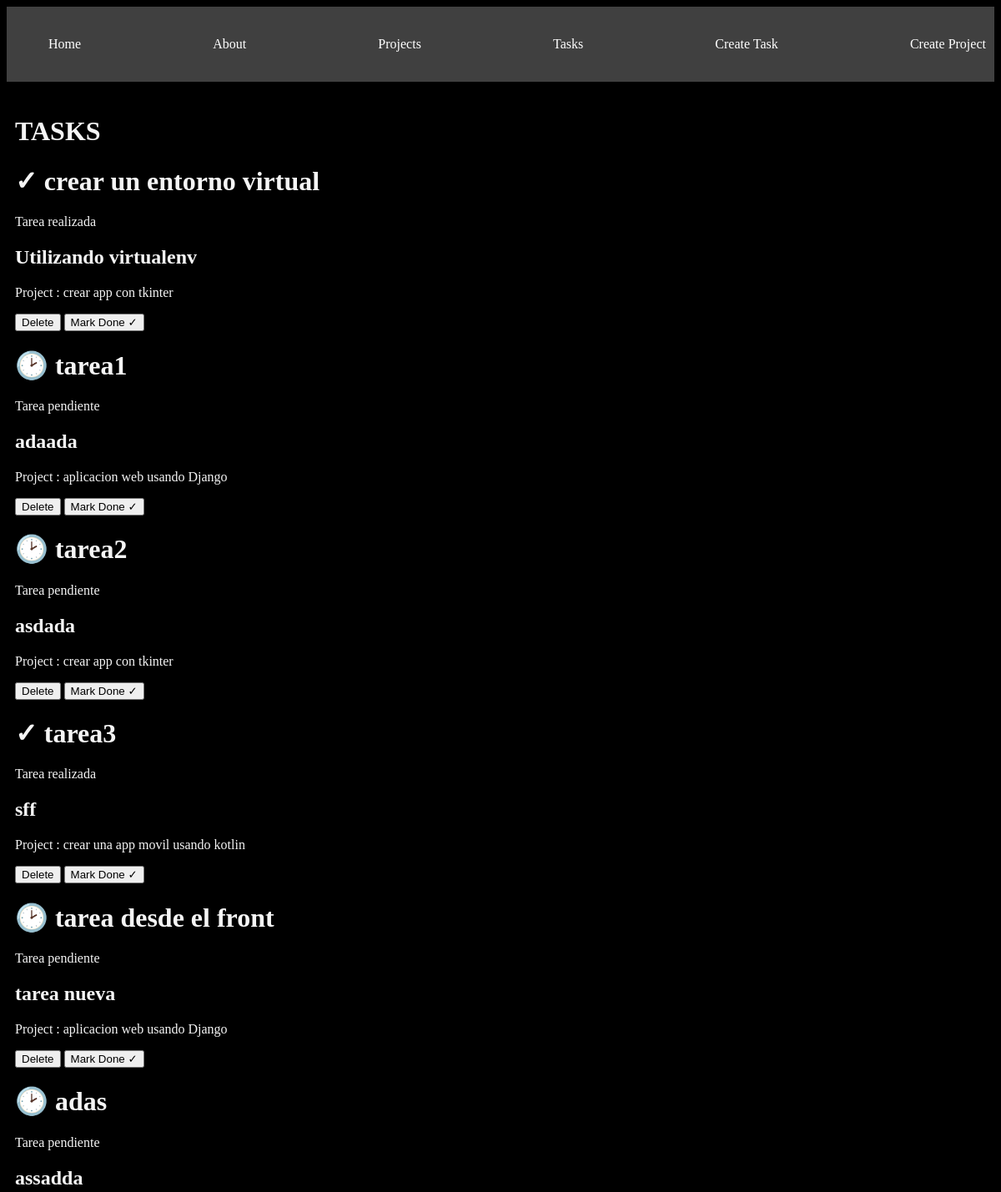
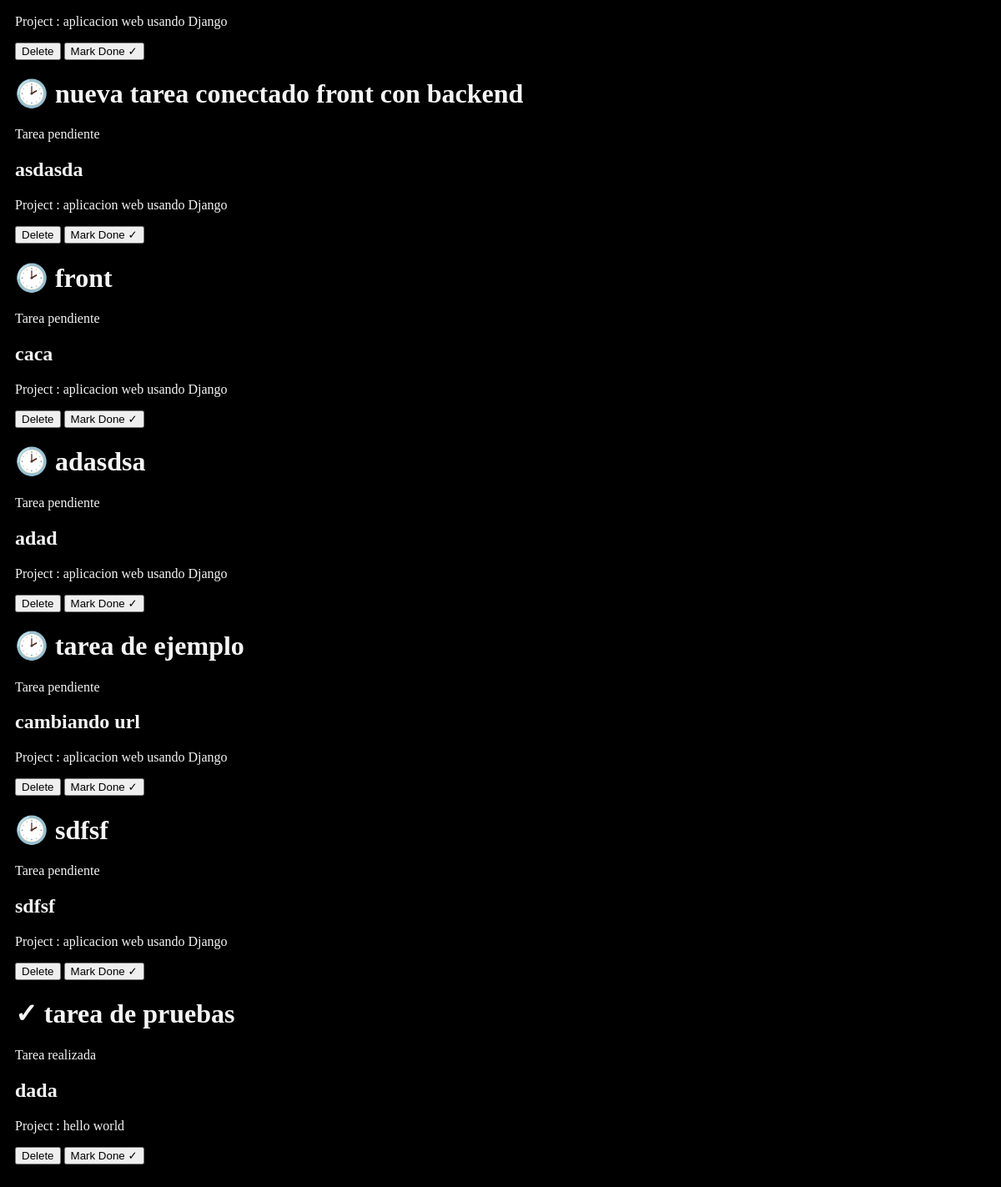
/tasks/, run on the app's committed database (2 pictures, top to bottom).
### myapp/models.py (models this page shows, shortened)
class Tasks(models.Model):
    title = models.CharField(max_length=200)
    description = models.TextField()
    project = models.ForeignKey(Project, on_delete=models.CASCADE)
    done = models.BooleanField(default=False)

class Project(models.Model):
    name = models.CharField(max_length=200)

### myapp/views.py (the view)
# urls.py: path("tasks/", views.tasks, name = "tasks"),
def tasks(request):
    tasks = Tasks.objects.all()
    return render(request, "tasks/tasks.html", {"tasks": tasks})

### myapp/templates/tasks/tasks.html
{% extends 'layouts/base.html' %}
{% block content %}
<h1>TASKS</h1>
{% for task in tasks %}
    <div>
        <h1>{% if not task.done %} 🕑 {% else %} ✓ {% endif %} {{task.title}}</h1>
        {% if not task.done %}
        <p>Tarea pendiente</p>
        {% else %}
        <p>Tarea realizada</p>
        {% endif %}
        <h2>{{task.description}}</h2>
        <p>Project : {{task.project.name}}</p>
        <button>Delete</button>
        <button>Mark Done ✓</button>
    </div>
{% endfor %}
{% endblock %}

### myapp/templates/layouts/base.html (shortened to what this page needs)
{% load static %}
<!DOCTYPE html>
<html lang="en">
  <head>
    <link rel="stylesheet" href="{% static 'styles/main.css' %}" />
  </head>
  <body>
    <nav class="navbar container">
      <ul>
        <li>
          <a href="/">Home</a>
        </li>
        <li>
          <a href="{% url 'about' %}">About</a>
        </li>
        <li>
          <a href="{% url 'projects' %}">Projects</a>
        </li>
        <li>
          <a href="{% url 'tasks' %}">Tasks</a>
        </li>
        <li>
          <a href="{% url 'create_task' %}">Create Task</a>
        </li>
        <li>
          <a href="{% url 'create_project' %}">Create Project</a>
        </li>
      </ul>
    </nav>
    <main class="container">{% block content %} {% endblock %}</main>
  </body>
</html>

### myapp/static/styles/main.css (style rules this page uses)
body { background-color: black; color: whitesmoke; }
.navbar { background: #404040; padding: 5px 0; }
.navbar ul { display: flex; justify-content: space-between; }
.navbar ul li { list-style: none; }
.navbar ul li a { color: white; text-decoration: none; }
.container { max-width: 1200px; margin:auto; padding: 20px 10px; }

### data on the page
Tasks: title "crear un entorno virtual", done "Tarea realizada", description "Utilizando virtualenv", project.name "crear app con tkinter"
Tasks: title "tarea1", done "Tarea pendiente", description "adaada", project.name "aplicacion web usando Django"
Tasks: title "tarea2", done "Tarea pendiente", description "asdada", project.name "crear app con tkinter"
Tasks: title "tarea3", done "Tarea realizada", description "sff", project.name "crear una app movil usando kotlin"
Tasks: title "tarea desde el front", done "Tarea pendiente", description "tarea nueva", project.name "aplicacion web usando Django"
Tasks: title "adas", done "Tarea pendiente", description "assadda", project.name "aplicacion web usando Django"
Tasks: title "nueva tarea conectado front con backend", done "Tarea pendiente", description "asdasda", project.name "aplicacion web usando Django"
Tasks: title "front", done "Tarea pendiente", description "caca", project.name "aplicacion web usando Django"
Tasks: title "adasdsa", done "Tarea pendiente", description "adad", project.name "aplicacion web usando Django"
Tasks: title "tarea de ejemplo", done "Tarea pendiente", description "cambiando url", project.name "aplicacion web usando Django"
Tasks: title "sdfsf", done "Tarea pendiente", description "sdfsf", project.name "aplicacion web usando Django"
Tasks: title "tarea de pruebas", done "Tarea realizada", description "dada", project.name "hello world"
